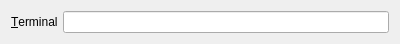
<?xml version="1.0" encoding="UTF-8"?>
<ui version="4.0">
 <class>RubyDevelopmentConfigWidget</class>
 <widget class="QWidget" name="RubyDevelopmentConfigWidget">
  <property name="geometry">
   <rect>
    <x>0</x>
    <y>0</y>
    <width>400</width>
    <height>38</height>
   </rect>
  </property>
  <property name="windowTitle">
   <string>Form</string>
  </property>
  <layout class="QHBoxLayout" name="horizontalLayout">
   <item>
    <widget class="QLabel" name="label">
     <property name="toolTip">
      <string>The command to use to run a ruby script in a terminal</string>
     </property>
     <property name="whatsThis">
      <string>In the command line, use %d to indicate the initial working directory for the terminal and %r to indicate where to put the ruby command line. The %r sequence should be either sourrounded by spaces or have a space before it and the end of the command after it.

Note that you can't use arguments containing spaces in the command line.</string>
     </property>
     <property name="text">
      <string>&amp;Terminal</string>
     </property>
     <property name="buddy">
      <cstring>_ruby__run_in_terminal_cmd</cstring>
     </property>
    </widget>
   </item>
   <item>
    <widget class="KLineEdit" name="_ruby__run_in_terminal_cmd">
     <property name="toolTip">
      <string>The command to use to run a ruby script in a terminal</string>
     </property>
     <property name="whatsThis">
      <string>In the command line, use %d to indicate the initial working directory for the terminal and %r to indicate where to put the ruby command line.

Note that you can't use arguments containing spaces in the command line</string>
     </property>
    </widget>
   </item>
  </layout>
 </widget>
 <customwidgets>
  <customwidget>
   <class>KLineEdit</class>
   <extends>QLineEdit</extends>
   <header>klineedit.h</header>
  </customwidget>
 </customwidgets>
 <resources/>
 <connections/>
</ui>
